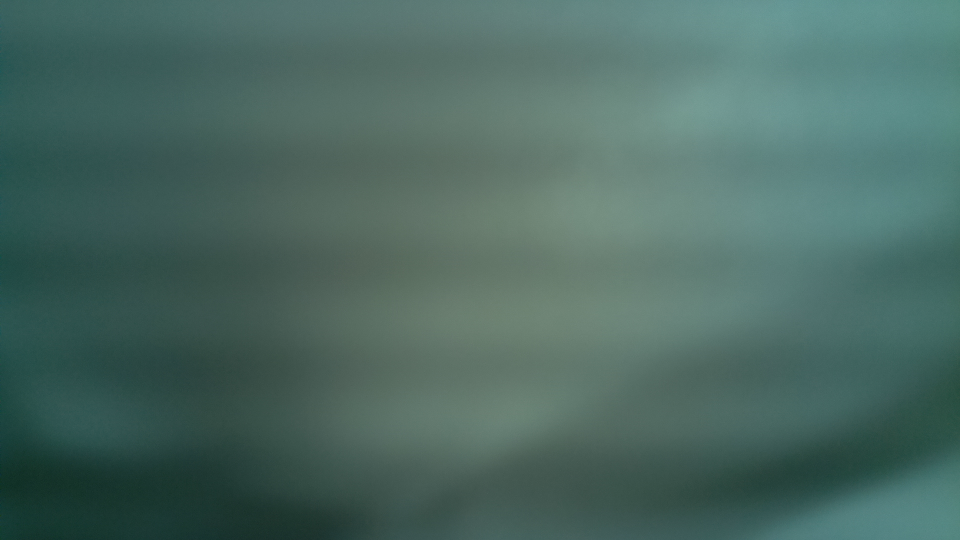
#> input picture test.png, 1920 x 1080 px (shown at 1/2 size)
$ python cvtest.py
#> lines starting #> are read from the running program, lines starting #| are printed output that depends on the picture
import cv2 as cv

img = cv.imread('test.png')
#> img is the input picture: shape (1080, 1920, 3); mean B, G, R 98.4, 105.6, 75.1
width = int(img.shape[1]/2)
#> width = 960
height = int(img.shape[0]/2)
#> height = 540
newSize = (width, height)
#> newSize = (960, 540)
sized = cv.resize(img, newSize, interpolation = cv.INTER_AREA)
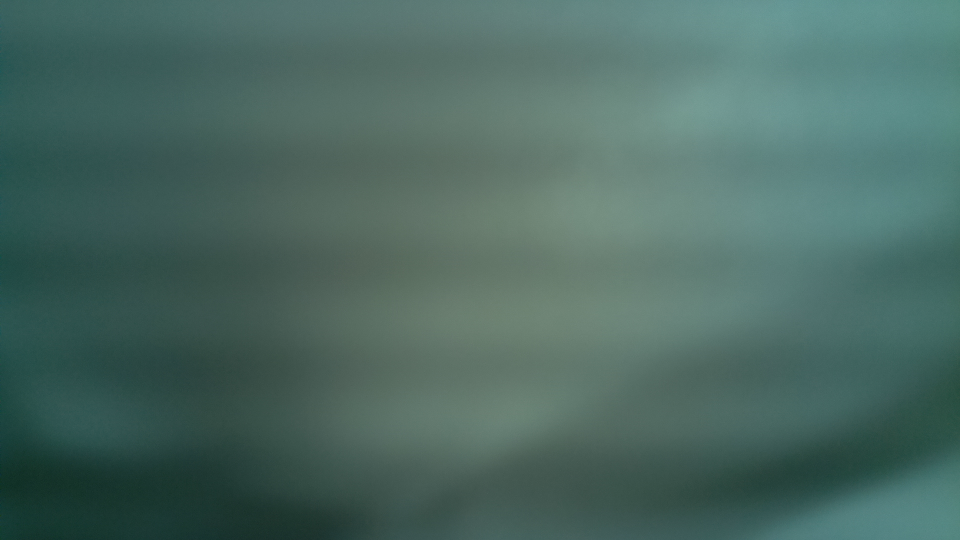
#> sized: shape (540, 960, 3); mean B, G, R 98.5, 105.7, 75.2
cv.imshow('img', sized)
cv.waitKey()
cv.destroyAllWindows()
